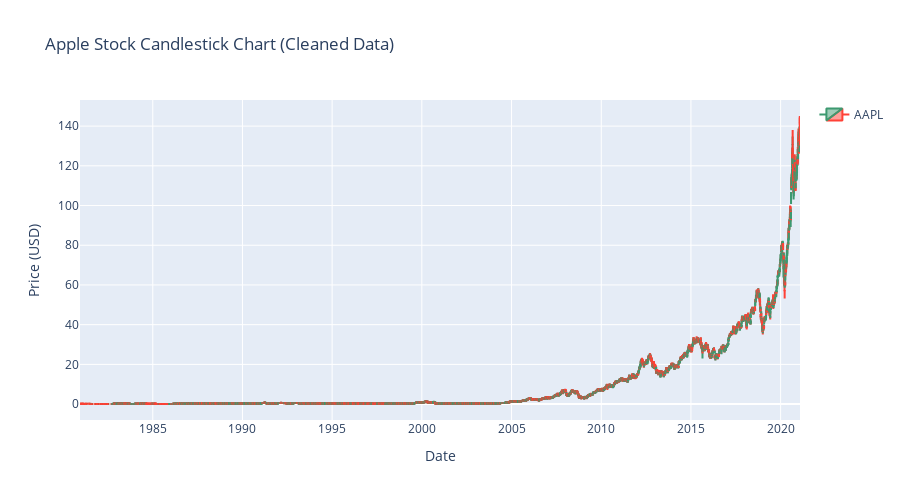

Notebook cell for this chart:
### Code cell
fig = go.Figure(data=[go.Candlestick(
    x=df.index,
    open=df["Open"],
    high=df["High"],
    low=df["Low"],
    close=df["Close"],
    name='AAPL'
   
)])

fig.update_layout(
    title="Apple Stock Candlestick Chart (Cleaned Data)",
    xaxis_title="Date",
    yaxis_title="Price (USD)",
    xaxis_rangeslider_visible=False,
    height=500,
    showlegend=True
)

fig.show()

### Figure 1 — Plotly figure (JSON) as saved in the notebook; plotly's stock layout.template omitted (floating-point values rounded to 4 significant figures; data arrays with more than 128 entries replaced by an {"elided": "..."} marker saying what was removed)
{"data": [{"close": {"elided": "10119 float values"}, "high": {"elided": "10119 float values"}, "low": {"elided": "10119 float values"}, "name": "AAPL", "open": {"elided": "10119 float values"}, "type": "candlestick", "x": {"elided": "10119 str values"}}], "layout": {"height": 500, "showlegend": true, "title": {"text": "Apple Stock Candlestick Chart (Cleaned Data)"}, "xaxis": {"rangeslider": {"visible": false}, "title": {"text": "Date"}}, "yaxis": {"title": {"text": "Price (USD)"}}}}
